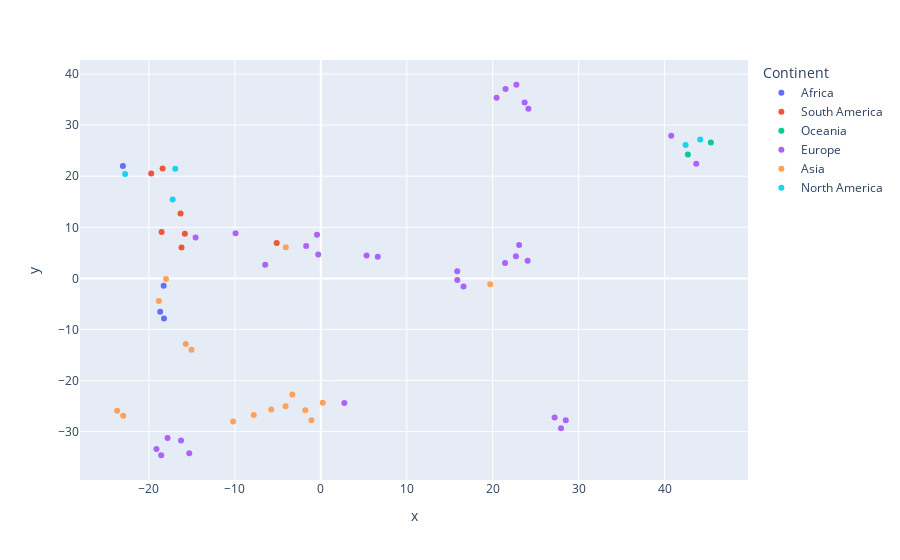

Notebook cell for this chart:
### Code cell
fig = px.scatter(df_to_plot, x='x', y='y', hover_data=['Country','Power distance', 'Individualism',
                                                       'Uncertainty avoidance', 'Masculinity', 'Long-term orientation',
                                                       'Indulgence'], color='Continent')
fig.show()

### Figure 1 — Plotly figure (JSON) as saved in the notebook; plotly's stock layout.template omitted (floating-point values rounded to 4 significant figures; data arrays with more than 128 entries replaced by an {"elided": "..."} marker saying what was removed)
{"data": [{"customdata": [["Africa East", 64, 27, 52, 41, 32, 40], ["Africa West", 77, 20, 54, 46, 9, 78], ["Arab countries", 80, 38, 68, 53, 23, 34], ["Morocco", 70, 46, 68, 53, 14, 25]], "hovertemplate": "Continent=Africa<br>x=%{x}<br>y=%{y}<br>Country=%{customdata[0]}<br>Power distance=%{customdata[1]}<br>Individualism=%{customdata[2]}<br>Uncertainty avoidance=%{customdata[3]}<br>Masculinity=%{customdata[4]}<br>Long-term orientation=%{customdata[5]}<br>Indulgence=%{customdata[6]}<extra></extra>", "legendgroup": "Africa", "marker": {"color": "#636efa", "symbol": "circle"}, "mode": "markers", "name": "Africa", "orientation": "v", "showlegend": true, "type": "scatter", "x": [-18.29, -23.03, -18.24, -18.69], "xaxis": "x", "y": [-1.436, 22.0, -7.842, -6.548], "yaxis": "y"}, {"customdata": [["Argentina", 49, 46, 86, 56, 20, 62], ["Brazil", 69, 38, 76, 49, 44, 59], ["Chile", 63, 23, 86, 28, 31, 68], ["Colombia", 67, 13, 80, 64, 13, 83], ["Peru", 64, 16, 87, 42, 25, 46], ["Uruguay", 61, 36, 100, 38, 26, 53], ["Venezuela", 81, 12, 76, 73, 16, 100]], "hovertemplate": "Continent=South America<br>x=%{x}<br>y=%{y}<br>Country=%{customdata[0]}<br>Power distance=%{customdata[1]}<br>Individualism=%{customdata[2]}<br>Uncertainty avoidance=%{customdata[3]}<br>Masculinity=%{customdata[4]}<br>Long-term orientation=%{customdata[5]}<br>Indulgence=%{customdata[6]}<extra></extra>", "legendgroup": "South America", "marker": {"color": "#EF553B", "symbol": "circle"}, "mode": "markers", "name": "South America", "orientation": "v", "showlegend": true, "type": "scatter", "x": [-18.52, -5.132, -16.32, -19.74, -16.21, -15.82, -18.4], "xaxis": "x", "y": [9.058, 6.926, 12.7, 20.55, 6.047, 8.728, 21.54], "yaxis": "y"}, {"customdata": [["Australia", 38, 90, 51, 61, 21, 71], ["New Zealand", 22, 79, 49, 58, 33, 75]], "hovertemplate": "Continent=Oceania<br>x=%{x}<br>y=%{y}<br>Country=%{customdata[0]}<br>Power distance=%{customdata[1]}<br>Individualism=%{customdata[2]}<br>Uncertainty avoidance=%{customdata[3]}<br>Masculinity=%{customdata[4]}<br>Long-term orientation=%{customdata[5]}<br>Indulgence=%{customdata[6]}<extra></extra>", "legendgroup": "Oceania", "marker": {"color": "#00cc96", "symbol": "circle"}, "mode": "markers", "name": "Oceania", "orientation": "v", "showlegend": true, "type": "scatter", "x": [45.38, 42.71], "xaxis": "x", "y": [26.59, 24.25], "yaxis": "y"}, {"customdata": {"elided": "31x7 mixed values"}, "hovertemplate": "Continent=Europe<br>x=%{x}<br>y=%{y}<br>Country=%{customdata[0]}<br>Power distance=%{customdata[1]}<br>Individualism=%{customdata[2]}<br>Uncertainty avoidance=%{customdata[3]}<br>Masculinity=%{customdata[4]}<br>Long-term orientation=%{customdata[5]}<br>Indulgence=%{customdata[6]}<extra></extra>", "legendgroup": "Europe", "marker": {"color": "#ab63fa", "symbol": "circle"}, "mode": "markers", "name": "Europe", "orientation": "v", "showlegend": true, "type": "scatter", "x": [23.08, 6.628, -16.26, -17.83, 15.87, 22.76, 27.2, 24.16, 5.322, 21.44, 40.77, -9.916, 16.6, 43.68, 15.88, 27.95, 28.5, 24.06, -0.2999, 20.45, 23.71, -0.4411, -14.57, -18.57, -15.31, -19.12, 2.737, -6.469, -1.706, 21.49, 22.7], "xaxis": "x", "y": [6.551, 4.238, -31.77, -31.25, 1.419, 37.91, -27.25, 33.22, 4.484, 3.024, 27.93, 8.815, -1.592, 22.42, -0.3397, -29.36, -27.8, 3.45, 4.654, 35.36, 34.44, 8.523, 7.987, -34.63, -34.22, -33.43, -24.38, 2.672, 6.34, 37.08, 4.34], "yaxis": "y"}, {"customdata": [["Bangladesh", 80, 20, 60, 55, 47, 20], ["China", 80, 20, 30, 66, 87, 24], ["Hong Kong", 68, 25, 29, 57, 61, 17], ["India", 77, 48, 40, 56, 51, 26], ["Indonesia", 78, 14, 48, 46, 62, 38], ["Iran", 58, 41, 59, 43, 14, 40], ["Japan", 54, 46, 92, 95, 88, 42], ["South Korea", 60, 18, 85, 39, 100, 29], ["Malaysia", 104, 26, 36, 50, 41, 57], ["Pakistan", 55, 14, 70, 50, 50, 0], ["Philippines", 94, 32, 44, 64, 27, 42], ["Singapore", 74, 20, 8, 48, 72, 46], ["Taiwan", 58, 17, 69, 45, 93, 49], ["Thailand", 64, 20, 64, 34, 32, 45], ["Turkey", 66, 37, 85, 45, 46, 49], ["Vietnam", 70, 20, 30, 40, 57, 35]], "hovertemplate": "Continent=Asia<br>x=%{x}<br>y=%{y}<br>Country=%{customdata[0]}<br>Power distance=%{customdata[1]}<br>Individualism=%{customdata[2]}<br>Uncertainty avoidance=%{customdata[3]}<br>Masculinity=%{customdata[4]}<br>Long-term orientation=%{customdata[5]}<br>Indulgence=%{customdata[6]}<extra></extra>", "legendgroup": "Asia", "marker": {"color": "#FFA15A", "symbol": "circle"}, "mode": "markers", "name": "Asia", "orientation": "v", "showlegend": true, "type": "scatter", "x": [-7.803, 0.2216, -1.802, -1.097, -5.776, -18.84, 19.71, -22.99, -15.04, -10.21, -15.71, -3.308, -23.7, -18.0, -4.071, -4.104], "xaxis": "x", "y": [-26.73, -24.33, -25.84, -27.77, -25.68, -4.415, -1.13, -26.92, -13.99, -28.03, -12.87, -22.76, -25.9, -0.1026, 6.084, -25.04], "yaxis": "y"}, {"customdata": [["Canada", 39, 80, 48, 52, 36, 68], ["El Salvador", 66, 19, 94, 40, 20, 89], ["Mexico", 81, 30, 82, 69, 24, 97], ["Trinidad and Tobago", 47, 16, 55, 58, 13, 80], ["USA", 40, 91, 46, 62, 26, 68]], "hovertemplate": "Continent=North America<br>x=%{x}<br>y=%{y}<br>Country=%{customdata[0]}<br>Power distance=%{customdata[1]}<br>Individualism=%{customdata[2]}<br>Uncertainty avoidance=%{customdata[3]}<br>Masculinity=%{customdata[4]}<br>Long-term orientation=%{customdata[5]}<br>Indulgence=%{customdata[6]}<extra></extra>", "legendgroup": "North America", "marker": {"color": "#19d3f3", "symbol": "circle"}, "mode": "markers", "name": "North America", "orientation": "v", "showlegend": true, "type": "scatter", "x": [42.45, -17.24, -16.93, -22.77, 44.14], "xaxis": "x", "y": [26.11, 15.45, 21.47, 20.46, 27.19], "yaxis": "y"}], "layout": {"legend": {"title": {"text": "Continent"}, "tracegroupgap": 0}, "margin": {"t": 60}, "xaxis": {"anchor": "y", "domain": [0, 1], "title": {"text": "x"}}, "yaxis": {"anchor": "x", "domain": [0, 1], "title": {"text": "y"}}}}
